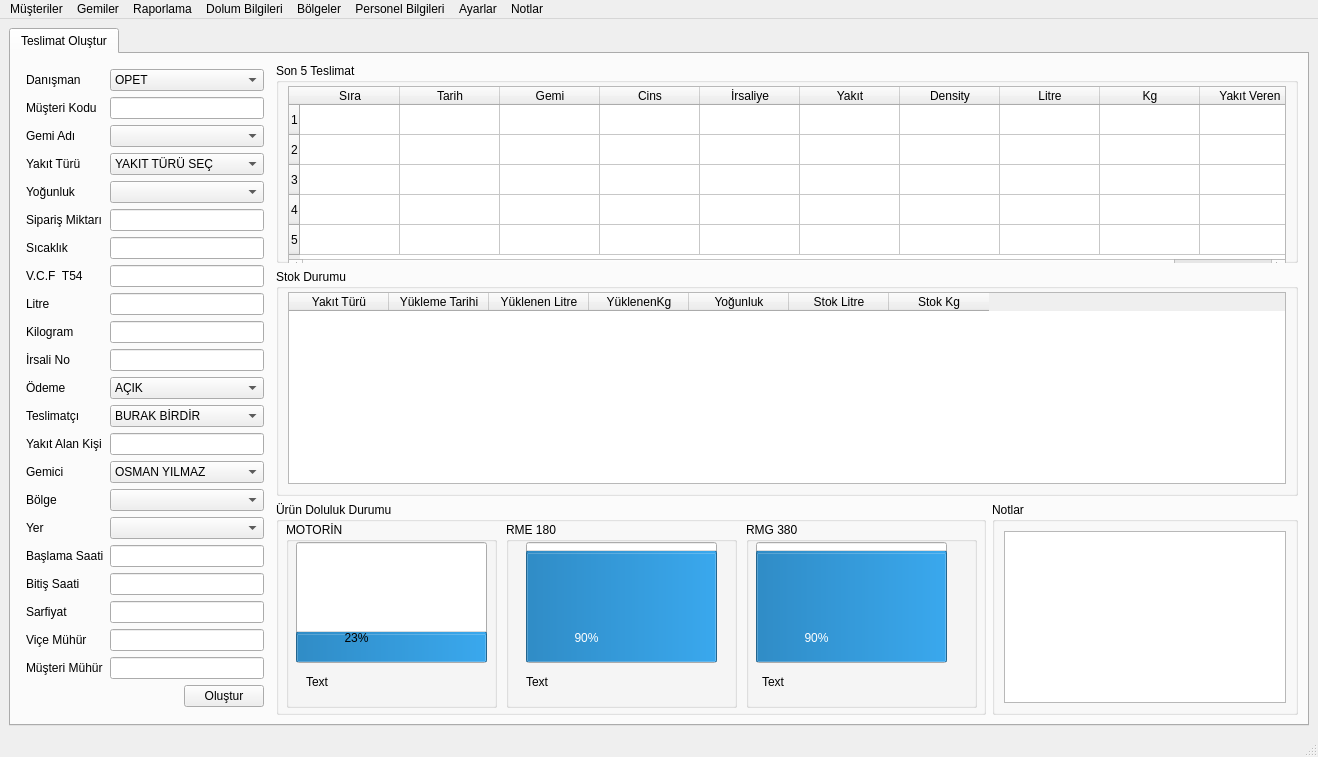
<?xml version="1.0" encoding="UTF-8"?>
<ui version="4.0">
 <class>MainWindow</class>
 <widget class="QMainWindow" name="MainWindow">
  <property name="geometry">
   <rect>
    <x>0</x>
    <y>0</y>
    <width>1318</width>
    <height>711</height>
   </rect>
  </property>
  <property name="windowTitle">
   <string>Yenikapı Teslimat</string>
  </property>
  <property name="windowIcon">
   <iconset>
    <normaloff>:/rolix/distributor-logo-archlinux.png</normaloff>:/rolix/distributor-logo-archlinux.png</iconset>
  </property>
  <widget class="QWidget" name="centralwidget">
   <layout class="QGridLayout" name="gridLayout">
    <item row="0" column="1">
     <widget class="QTabWidget" name="tabWidget">
      <property name="currentIndex">
       <number>0</number>
      </property>
      <widget class="QWidget" name="tab">
       <attribute name="title">
        <string>Teslimat Oluştur</string>
       </attribute>
       <layout class="QGridLayout" name="gridLayout_6">
        <item row="0" column="0" rowspan="3">
         <widget class="QWidget" name="widget" native="true">
          <property name="maximumSize">
           <size>
            <width>250</width>
            <height>16777215</height>
           </size>
          </property>
          <layout class="QGridLayout" name="gridLayout_2">
           <property name="leftMargin">
            <number>6</number>
           </property>
           <property name="topMargin">
            <number>6</number>
           </property>
           <property name="rightMargin">
            <number>6</number>
           </property>
           <property name="bottomMargin">
            <number>6</number>
           </property>
           <property name="spacing">
            <number>6</number>
           </property>
           <item row="0" column="0">
            <widget class="QLabel" name="label_14">
             <property name="text">
              <string>Danışman</string>
             </property>
            </widget>
           </item>
           <item row="0" column="1" colspan="2">
            <widget class="QComboBox" name="comboBox">
             <item>
              <property name="text">
               <string>OPET</string>
              </property>
             </item>
             <item>
              <property name="text">
               <string>ARMARİN</string>
              </property>
             </item>
            </widget>
           </item>
           <item row="1" column="0">
            <widget class="QLabel" name="label">
             <property name="text">
              <string>Müşteri Kodu</string>
             </property>
            </widget>
           </item>
           <item row="1" column="1" colspan="2">
            <widget class="QLineEdit" name="lineEdit"/>
           </item>
           <item row="2" column="0">
            <widget class="QLabel" name="label_2">
             <property name="text">
              <string>Gemi Adı</string>
             </property>
            </widget>
           </item>
           <item row="2" column="1" colspan="2">
            <widget class="QComboBox" name="comboBox_2"/>
           </item>
           <item row="3" column="0">
            <widget class="QLabel" name="label_27">
             <property name="text">
              <string>Yakıt Türü</string>
             </property>
            </widget>
           </item>
           <item row="3" column="1" colspan="2">
            <widget class="QComboBox" name="comboBox_3">
             <item>
              <property name="text">
               <string>YAKIT TÜRÜ SEÇ</string>
              </property>
             </item>
             <item>
              <property name="text">
               <string>MOTORİN</string>
              </property>
             </item>
             <item>
              <property name="text">
               <string>RME 180</string>
              </property>
             </item>
             <item>
              <property name="text">
               <string>RMG 380</string>
              </property>
             </item>
            </widget>
           </item>
           <item row="4" column="0">
            <widget class="QLabel" name="label_4">
             <property name="text">
              <string>Yoğunluk</string>
             </property>
            </widget>
           </item>
           <item row="4" column="1" colspan="2">
            <widget class="QComboBox" name="comboBox_4"/>
           </item>
           <item row="5" column="0">
            <widget class="QLabel" name="label_3">
             <property name="text">
              <string>Sipariş Miktarı</string>
             </property>
            </widget>
           </item>
           <item row="5" column="1" colspan="2">
            <widget class="QLineEdit" name="lineEdit_2"/>
           </item>
           <item row="6" column="0">
            <widget class="QLabel" name="label_5">
             <property name="text">
              <string>Sıcaklık</string>
             </property>
            </widget>
           </item>
           <item row="6" column="1" colspan="2">
            <widget class="QLineEdit" name="lineEdit_3"/>
           </item>
           <item row="7" column="0">
            <widget class="QLabel" name="label_8">
             <property name="text">
              <string>V.C.F  T54</string>
             </property>
            </widget>
           </item>
           <item row="7" column="1" colspan="2">
            <widget class="QLineEdit" name="lineEdit_4"/>
           </item>
           <item row="8" column="0">
            <widget class="QLabel" name="label_9">
             <property name="text">
              <string>Litre</string>
             </property>
            </widget>
           </item>
           <item row="8" column="1" colspan="2">
            <widget class="QLineEdit" name="lineEdit_5"/>
           </item>
           <item row="9" column="0">
            <widget class="QLabel" name="label_10">
             <property name="text">
              <string>Kilogram</string>
             </property>
            </widget>
           </item>
           <item row="9" column="1" colspan="2">
            <widget class="QLineEdit" name="lineEdit_6"/>
           </item>
           <item row="10" column="0">
            <widget class="QLabel" name="label_15">
             <property name="text">
              <string>İrsali No</string>
             </property>
            </widget>
           </item>
           <item row="10" column="1" colspan="2">
            <widget class="QLineEdit" name="lineEdit_7"/>
           </item>
           <item row="11" column="0">
            <widget class="QLabel" name="label_16">
             <property name="text">
              <string>Ödeme</string>
             </property>
            </widget>
           </item>
           <item row="11" column="1" colspan="2">
            <widget class="QComboBox" name="comboBox_5">
             <item>
              <property name="text">
               <string>AÇIK</string>
              </property>
             </item>
             <item>
              <property name="text">
               <string>KREDİ KARTI</string>
              </property>
             </item>
            </widget>
           </item>
           <item row="12" column="0">
            <widget class="QLabel" name="label_6">
             <property name="text">
              <string>Teslimatçı</string>
             </property>
            </widget>
           </item>
           <item row="12" column="1" colspan="2">
            <widget class="QComboBox" name="comboBox_6">
             <item>
              <property name="text">
               <string>BURAK BİRDİR</string>
              </property>
             </item>
             <item>
              <property name="text">
               <string>MEHMET EROĞLU</string>
              </property>
             </item>
             <item>
              <property name="text">
               <string>TAYLAN KURT</string>
              </property>
             </item>
            </widget>
           </item>
           <item row="13" column="0">
            <widget class="QLabel" name="label_28">
             <property name="text">
              <string>Yakıt Alan Kişi</string>
             </property>
            </widget>
           </item>
           <item row="13" column="1" colspan="2">
            <widget class="QLineEdit" name="lineEdit_8"/>
           </item>
           <item row="14" column="0">
            <widget class="QLabel" name="label_7">
             <property name="text">
              <string>Gemici</string>
             </property>
            </widget>
           </item>
           <item row="14" column="1" colspan="2">
            <widget class="QComboBox" name="comboBox_7">
             <item>
              <property name="text">
               <string>OSMAN YILMAZ</string>
              </property>
             </item>
             <item>
              <property name="text">
               <string>KÖKSAL ALBAR</string>
              </property>
             </item>
            </widget>
           </item>
           <item row="15" column="0">
            <widget class="QLabel" name="label_11">
             <property name="text">
              <string>Bölge</string>
             </property>
            </widget>
           </item>
           <item row="15" column="1" colspan="2">
            <widget class="QComboBox" name="comboBox_8"/>
           </item>
           <item row="16" column="1" colspan="2">
            <widget class="QComboBox" name="comboBox_9"/>
           </item>
           <item row="17" column="0">
            <widget class="QLabel" name="label_29">
             <property name="text">
              <string>Başlama Saati</string>
             </property>
            </widget>
           </item>
           <item row="17" column="1" colspan="2">
            <widget class="QLineEdit" name="lineEdit_9"/>
           </item>
           <item row="18" column="0">
            <widget class="QLabel" name="label_30">
             <property name="text">
              <string>Bitiş Saati</string>
             </property>
            </widget>
           </item>
           <item row="18" column="1" colspan="2">
            <widget class="QLineEdit" name="lineEdit_10"/>
           </item>
           <item row="19" column="0">
            <widget class="QLabel" name="label_13">
             <property name="text">
              <string>Sarfiyat</string>
             </property>
            </widget>
           </item>
           <item row="19" column="1" colspan="2">
            <widget class="QLineEdit" name="lineEdit_11"/>
           </item>
           <item row="20" column="0">
            <widget class="QLabel" name="label_17">
             <property name="text">
              <string>Viçe Mühür</string>
             </property>
            </widget>
           </item>
           <item row="20" column="1" colspan="2">
            <widget class="QLineEdit" name="lineEdit_12"/>
           </item>
           <item row="21" column="0">
            <widget class="QLabel" name="label_18">
             <property name="text">
              <string>Müşteri Mühür</string>
             </property>
            </widget>
           </item>
           <item row="21" column="1" colspan="2">
            <widget class="QLineEdit" name="lineEdit_13"/>
           </item>
           <item row="22" column="0" colspan="2">
            <spacer name="horizontalSpacer">
             <property name="orientation">
              <enum>Qt::Horizontal</enum>
             </property>
             <property name="sizeHint" stdset="0">
              <size>
               <width>123</width>
               <height>20</height>
              </size>
             </property>
            </spacer>
           </item>
           <item row="22" column="2">
            <widget class="QPushButton" name="pushButton">
             <property name="text">
              <string>Oluştur</string>
             </property>
            </widget>
           </item>
           <item row="16" column="0">
            <widget class="QLabel" name="label_12">
             <property name="text">
              <string>Yer</string>
             </property>
            </widget>
           </item>
          </layout>
         </widget>
        </item>
        <item row="0" column="1" colspan="2">
         <widget class="QGroupBox" name="groupBox">
          <property name="minimumSize">
           <size>
            <width>960</width>
            <height>192</height>
           </size>
          </property>
          <property name="maximumSize">
           <size>
            <width>16777215</width>
            <height>200</height>
           </size>
          </property>
          <property name="toolTipDuration">
           <number>1</number>
          </property>
          <property name="title">
           <string>Son 5 Teslimat</string>
          </property>
          <property name="flat">
           <bool>false</bool>
          </property>
          <layout class="QGridLayout" name="gridLayout_4">
           <property name="topMargin">
            <number>3</number>
           </property>
           <item row="0" column="0">
            <widget class="QTableWidget" name="tableWidget">
             <property name="enabled">
              <bool>true</bool>
             </property>
             <property name="minimumSize">
              <size>
               <width>811</width>
               <height>188</height>
              </size>
             </property>
             <row>
              <property name="text">
               <string>1</string>
              </property>
             </row>
             <row>
              <property name="text">
               <string>2</string>
              </property>
             </row>
             <row>
              <property name="text">
               <string>3</string>
              </property>
             </row>
             <row>
              <property name="text">
               <string>4</string>
              </property>
             </row>
             <row>
              <property name="text">
               <string>5</string>
              </property>
             </row>
             <column>
              <property name="text">
               <string>Sıra</string>
              </property>
             </column>
             <column>
              <property name="text">
               <string>Tarih</string>
              </property>
             </column>
             <column>
              <property name="text">
               <string>Gemi</string>
              </property>
             </column>
             <column>
              <property name="text">
               <string>Cins</string>
              </property>
             </column>
             <column>
              <property name="text">
               <string>İrsaliye</string>
              </property>
             </column>
             <column>
              <property name="text">
               <string>Yakıt</string>
              </property>
             </column>
             <column>
              <property name="text">
               <string>Density</string>
              </property>
             </column>
             <column>
              <property name="text">
               <string>Litre</string>
              </property>
             </column>
             <column>
              <property name="text">
               <string>Kg</string>
              </property>
             </column>
             <column>
              <property name="text">
               <string>Yakıt Veren</string>
              </property>
             </column>
            </widget>
           </item>
          </layout>
         </widget>
        </item>
        <item row="1" column="1" colspan="2">
         <widget class="QGroupBox" name="groupBox_2">
          <property name="title">
           <string>Stok Durumu</string>
          </property>
          <layout class="QGridLayout" name="gridLayout_3">
           <property name="topMargin">
            <number>3</number>
           </property>
           <item row="0" column="0">
            <widget class="QTableWidget" name="tableWidget_2">
             <column>
              <property name="text">
               <string>Yakıt Türü</string>
              </property>
             </column>
             <column>
              <property name="text">
               <string>Yükleme Tarihi</string>
              </property>
             </column>
             <column>
              <property name="text">
               <string>Yüklenen Litre</string>
              </property>
             </column>
             <column>
              <property name="text">
               <string>YüklenenKg</string>
              </property>
             </column>
             <column>
              <property name="text">
               <string>Yoğunluk</string>
              </property>
             </column>
             <column>
              <property name="text">
               <string>Stok Litre</string>
              </property>
             </column>
             <column>
              <property name="text">
               <string>Stok Kg</string>
              </property>
             </column>
            </widget>
           </item>
          </layout>
         </widget>
        </item>
        <item row="2" column="1">
         <widget class="QGroupBox" name="groupBox_4">
          <property name="title">
           <string>Ürün Doluluk Durumu</string>
          </property>
          <widget class="QGroupBox" name="groupBox_5">
           <property name="geometry">
            <rect>
             <x>10</x>
             <y>20</y>
             <width>211</width>
             <height>186</height>
            </rect>
           </property>
           <property name="title">
            <string>MOTORİN</string>
           </property>
           <widget class="QProgressBar" name="progressBar">
            <property name="geometry">
             <rect>
              <x>10</x>
              <y>20</y>
              <width>191</width>
              <height>121</height>
             </rect>
            </property>
            <property name="value">
             <number>23</number>
            </property>
            <property name="orientation">
             <enum>Qt::Vertical</enum>
            </property>
            <property name="textDirection">
             <enum>QProgressBar::TopToBottom</enum>
            </property>
            <property name="format">
             <string>%p%</string>
            </property>
           </widget>
           <widget class="QLabel" name="label_19">
            <property name="geometry">
             <rect>
              <x>20</x>
              <y>150</y>
              <width>171</width>
              <height>20</height>
             </rect>
            </property>
            <property name="text">
             <string>Text</string>
            </property>
           </widget>
          </widget>
          <widget class="QGroupBox" name="groupBox_6">
           <property name="geometry">
            <rect>
             <x>230</x>
             <y>20</y>
             <width>231</width>
             <height>186</height>
            </rect>
           </property>
           <property name="title">
            <string>RME 180</string>
           </property>
           <widget class="QProgressBar" name="progressBar_2">
            <property name="geometry">
             <rect>
              <x>20</x>
              <y>20</y>
              <width>191</width>
              <height>121</height>
             </rect>
            </property>
            <property name="value">
             <number>90</number>
            </property>
            <property name="textVisible">
             <bool>true</bool>
            </property>
            <property name="orientation">
             <enum>Qt::Vertical</enum>
            </property>
            <property name="invertedAppearance">
             <bool>false</bool>
            </property>
            <property name="textDirection">
             <enum>QProgressBar::BottomToTop</enum>
            </property>
           </widget>
           <widget class="QLabel" name="label_21">
            <property name="geometry">
             <rect>
              <x>20</x>
              <y>150</y>
              <width>191</width>
              <height>20</height>
             </rect>
            </property>
            <property name="text">
             <string>Text</string>
            </property>
           </widget>
          </widget>
          <widget class="QGroupBox" name="groupBox_7">
           <property name="geometry">
            <rect>
             <x>470</x>
             <y>20</y>
             <width>231</width>
             <height>186</height>
            </rect>
           </property>
           <property name="title">
            <string>RMG 380</string>
           </property>
           <widget class="QProgressBar" name="progressBar_3">
            <property name="geometry">
             <rect>
              <x>10</x>
              <y>20</y>
              <width>191</width>
              <height>121</height>
             </rect>
            </property>
            <property name="value">
             <number>90</number>
            </property>
            <property name="textVisible">
             <bool>true</bool>
            </property>
            <property name="orientation">
             <enum>Qt::Vertical</enum>
            </property>
            <property name="textDirection">
             <enum>QProgressBar::BottomToTop</enum>
            </property>
           </widget>
           <widget class="QLabel" name="label_23">
            <property name="geometry">
             <rect>
              <x>16</x>
              <y>150</y>
              <width>191</width>
              <height>20</height>
             </rect>
            </property>
            <property name="text">
             <string>Text</string>
            </property>
           </widget>
          </widget>
         </widget>
        </item>
        <item row="2" column="2">
         <widget class="QGroupBox" name="groupBox_3">
          <property name="minimumSize">
           <size>
            <width>306</width>
            <height>213</height>
           </size>
          </property>
          <property name="maximumSize">
           <size>
            <width>306</width>
            <height>213</height>
           </size>
          </property>
          <property name="title">
           <string>Notlar</string>
          </property>
          <layout class="QGridLayout" name="gridLayout_5">
           <item row="0" column="0">
            <widget class="QListWidget" name="listWidget"/>
           </item>
          </layout>
         </widget>
        </item>
       </layout>
      </widget>
     </widget>
    </item>
   </layout>
  </widget>
  <widget class="QMenuBar" name="menubar">
   <property name="geometry">
    <rect>
     <x>0</x>
     <y>0</y>
     <width>1318</width>
     <height>21</height>
    </rect>
   </property>
   <widget class="QMenu" name="menuM_teriler">
    <property name="title">
     <string>Müşteriler</string>
    </property>
    <addaction name="actionYeni_M_teri_Ekle"/>
    <addaction name="actionM_teri_Bilgisi_D_zenle"/>
    <addaction name="actionM_teri_Sil"/>
   </widget>
   <widget class="QMenu" name="menuGemiler">
    <property name="title">
     <string>Gemiler</string>
    </property>
    <addaction name="actionYeni_Gemi_Ekle"/>
    <addaction name="actionGemi_Bilgisi_D_zenle"/>
    <addaction name="actionGemi_Sil"/>
   </widget>
   <widget class="QMenu" name="menuRaporlama">
    <property name="title">
     <string>Raporlama</string>
    </property>
    <addaction name="actionSat_Raporu_G_nl_k"/>
    <addaction name="actionG_mr_k_Kapan_Listesi"/>
    <addaction name="actionAyl_k_Sarfiyat"/>
   </widget>
   <widget class="QMenu" name="menuDolum_Bilgileri">
    <property name="title">
     <string>Dolum Bilgileri</string>
    </property>
    <addaction name="actionYeni_r_n_Ekle"/>
    <addaction name="action_r_n_D_zenle"/>
   </widget>
   <widget class="QMenu" name="menuB_lgeler">
    <property name="title">
     <string>Bölgeler</string>
    </property>
    <addaction name="actionB_lge_Ekle"/>
    <addaction name="actionYer_Ekle"/>
    <addaction name="actionB_lge_Yer_Bilgisi_Sil"/>
   </widget>
   <widget class="QMenu" name="menuPersonel_Bilgileri">
    <property name="title">
     <string>Personel Bilgileri</string>
    </property>
    <addaction name="actionPersonel_Ekle_3"/>
    <addaction name="actionPersonel_Sil_2"/>
   </widget>
   <widget class="QMenu" name="menuAyarlar">
    <property name="title">
     <string>Ayarlar</string>
    </property>
    <addaction name="actionProgram_Ayarlae"/>
    <addaction name="action_statistik_Olu_tur"/>
   </widget>
   <widget class="QMenu" name="menuNotlar">
    <property name="title">
     <string>Notlar</string>
    </property>
    <addaction name="actionNot_Ekle"/>
   </widget>
   <addaction name="menuM_teriler"/>
   <addaction name="menuGemiler"/>
   <addaction name="menuRaporlama"/>
   <addaction name="menuDolum_Bilgileri"/>
   <addaction name="menuB_lgeler"/>
   <addaction name="menuPersonel_Bilgileri"/>
   <addaction name="menuAyarlar"/>
   <addaction name="menuNotlar"/>
  </widget>
  <widget class="QStatusBar" name="statusbar"/>
  <action name="actionYeni_M_teri_Ekle">
   <property name="text">
    <string>Yeni Müşteri Ekle</string>
   </property>
  </action>
  <action name="actionM_teri_Bilgisi_D_zenle">
   <property name="text">
    <string>Müşteri Bilgisi Düzenle</string>
   </property>
  </action>
  <action name="actionYeni_Gemi_Ekle">
   <property name="text">
    <string>Yeni Gemi Ekle</string>
   </property>
  </action>
  <action name="actionGemi_Bilgisi_D_zenle">
   <property name="text">
    <string>Gemi Bilgisi Düzenle</string>
   </property>
  </action>
  <action name="actionGemi_Sil">
   <property name="text">
    <string>Gemi Sil</string>
   </property>
  </action>
  <action name="actionM_teri_Sil">
   <property name="text">
    <string>Müşteri Sil</string>
   </property>
  </action>
  <action name="actionSat_Raporu_G_nl_k">
   <property name="text">
    <string>Satış Raporu (Günlük)</string>
   </property>
  </action>
  <action name="actionG_mr_k_Kapan_Listesi">
   <property name="text">
    <string>Gümrük Kapanış Listesi</string>
   </property>
  </action>
  <action name="actionAyl_k_Sarfiyat">
   <property name="text">
    <string>Aylık Sarfiyat</string>
   </property>
  </action>
  <action name="actionB_lge_Ekle">
   <property name="text">
    <string>Bölge Ekle</string>
   </property>
  </action>
  <action name="actionYer_Ekle">
   <property name="text">
    <string>Yer Ekle</string>
   </property>
  </action>
  <action name="actionYeni_r_n_Ekle">
   <property name="text">
    <string>Yeni Ürün Ekle</string>
   </property>
  </action>
  <action name="action_r_n_D_zenle">
   <property name="text">
    <string>Ürün Düzenle</string>
   </property>
  </action>
  <action name="actionPersonel_Ekle">
   <property name="text">
    <string>İntertek Personel Ekle</string>
   </property>
  </action>
  <action name="actionPersonel_Sil">
   <property name="text">
    <string>İntertek Personel Sil</string>
   </property>
  </action>
  <action name="actionPersonel_Ekle_2">
   <property name="text">
    <string>Gemi Personel Ekle</string>
   </property>
  </action>
  <action name="actionGemi_Personel_Sil">
   <property name="text">
    <string>Gemi Personel Sil</string>
   </property>
  </action>
  <action name="actionPersonel_Ekle_3">
   <property name="icon">
    <iconset>
     <normaloff>../icon/config-users.png</normaloff>../icon/config-users.png</iconset>
   </property>
   <property name="text">
    <string>Personel Ekle</string>
   </property>
  </action>
  <action name="actionPersonel_Sil_2">
   <property name="text">
    <string>Personel Sil</string>
   </property>
  </action>
  <action name="actionProgram_Ayarlae">
   <property name="text">
    <string>Program Ayarları</string>
   </property>
  </action>
  <action name="action_statistik_Olu_tur">
   <property name="text">
    <string>İstatistik Oluşturma </string>
   </property>
  </action>
  <action name="actionB_lge_Yer_Bilgisi_Sil">
   <property name="text">
    <string>Bölge / Yer Bilgisi Sil</string>
   </property>
  </action>
  <action name="actionNot_Ekle">
   <property name="text">
    <string>Not Ekle</string>
   </property>
  </action>
 </widget>
 <resources>
  <include location="../icon/ic.qrc"/>
 </resources>
 <connections>
  <connection>
   <sender>pushButton</sender>
   <signal>clicked()</signal>
   <receiver>MainWindow</receiver>
   <slot>setFocus()</slot>
   <hints>
    <hint type="sourcelabel">
     <x>235</x>
     <y>664</y>
    </hint>
    <hint type="destinationlabel">
     <x>4</x>
     <y>378</y>
    </hint>
   </hints>
  </connection>
  <connection>
   <sender>actionYeni_M_teri_Ekle</sender>
   <signal>triggered()</signal>
   <receiver>MainWindow</receiver>
   <slot>close()</slot>
   <hints>
    <hint type="sourcelabel">
     <x>-1</x>
     <y>-1</y>
    </hint>
    <hint type="destinationlabel">
     <x>553</x>
     <y>371</y>
    </hint>
   </hints>
  </connection>
  <connection>
   <sender>actionM_teri_Bilgisi_D_zenle</sender>
   <signal>triggered()</signal>
   <receiver>MainWindow</receiver>
   <slot>close()</slot>
   <hints>
    <hint type="sourcelabel">
     <x>-1</x>
     <y>-1</y>
    </hint>
    <hint type="destinationlabel">
     <x>553</x>
     <y>371</y>
    </hint>
   </hints>
  </connection>
  <connection>
   <sender>actionM_teri_Sil</sender>
   <signal>triggered()</signal>
   <receiver>MainWindow</receiver>
   <slot>close()</slot>
   <hints>
    <hint type="sourcelabel">
     <x>-1</x>
     <y>-1</y>
    </hint>
    <hint type="destinationlabel">
     <x>553</x>
     <y>371</y>
    </hint>
   </hints>
  </connection>
 </connections>
</ui>
